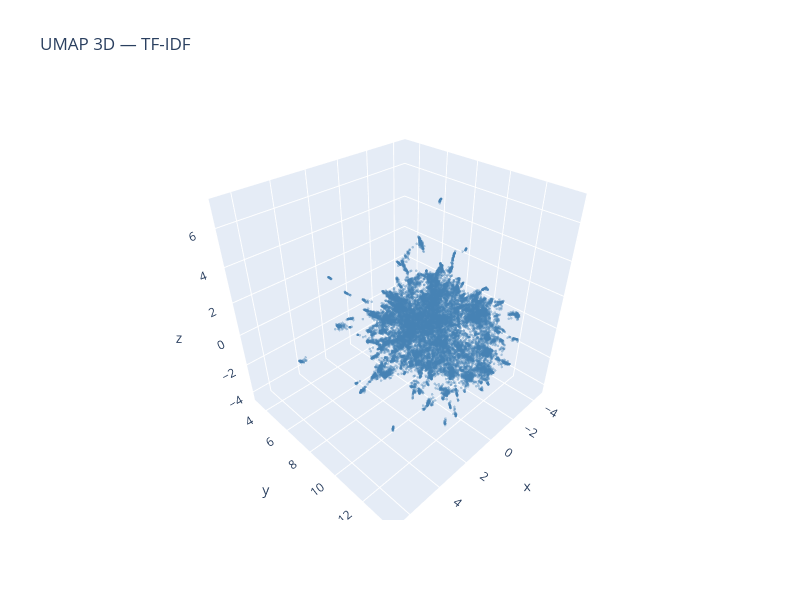
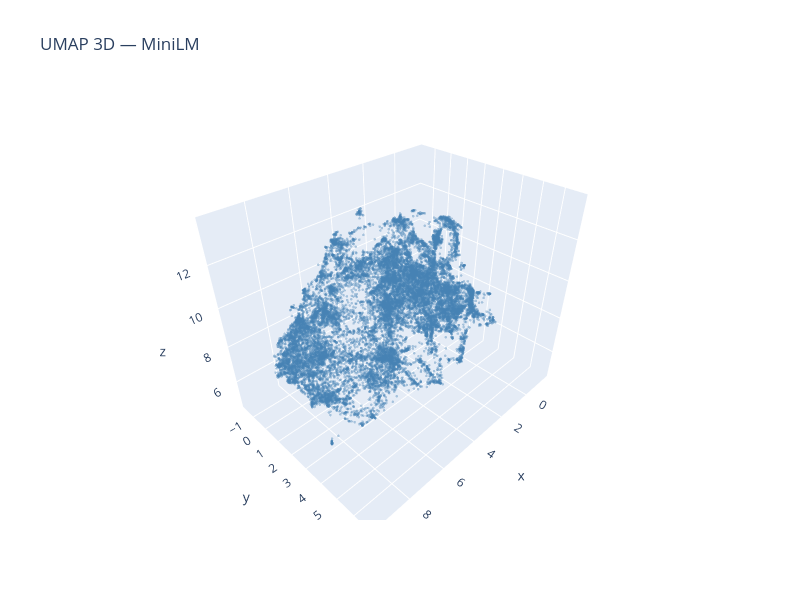
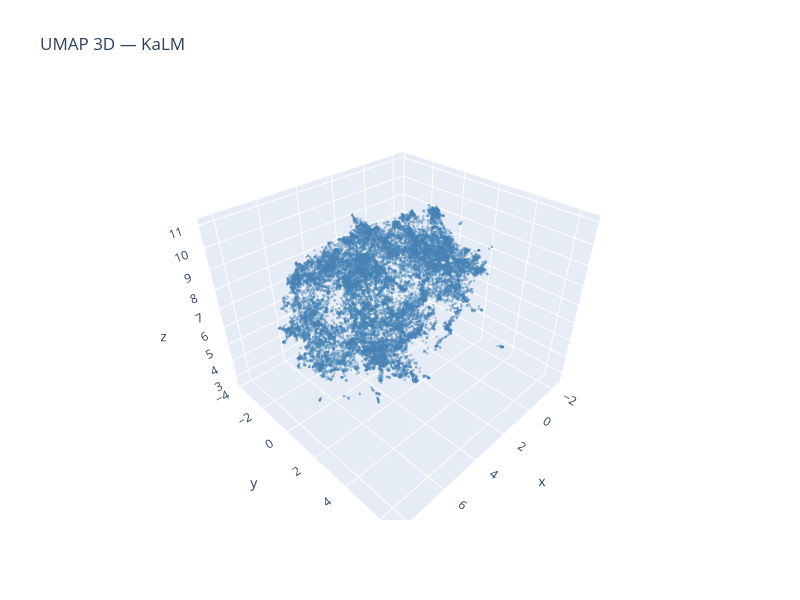

Notebook code cell kept with these figures, in order:
### Code cell
import plotly.graph_objects as go

# Sample 20k points so Plotly doesn't freeze
sample_idx = np.random.RandomState(42).choice(len(df), size=20000, replace=False)

for data, title in [
    (tfidf_umap3, "TF-IDF"),
    (minilm_umap3, "MiniLM"),
    (kalm_umap3, "KaLM"),
]:
    fig = go.Figure(
        data=[
            go.Scatter3d(
                x=data[sample_idx, 0],
                y=data[sample_idx, 1],
                z=data[sample_idx, 2],
                mode="markers",
                marker=dict(size=1.5, opacity=0.4, color="steelblue"),
            )
        ]
    )
    fig.update_layout(
        title=f"UMAP 3D — {title}",
        width=800,
        height=600,
    )
    fig.show()

### Figure 1 — Plotly figure (JSON) as saved in the notebook; plotly's stock layout.template omitted (floating-point values rounded to 4 significant figures; data arrays with more than 128 entries replaced by an {"elided": "..."} marker saying what was removed)
{"data": [{"marker": {"color": "steelblue", "opacity": 0.4, "size": 1.5}, "mode": "markers", "type": "scatter3d", "x": {"elided": "20000 float values"}, "y": {"elided": "20000 float values"}, "z": {"elided": "20000 float values"}}], "layout": {"height": 600, "title": {"text": "UMAP 3D — TF-IDF"}, "width": 800}}

### Figure 2 — Plotly figure (JSON) as saved in the notebook; plotly's stock layout.template omitted (floating-point values rounded to 4 significant figures; data arrays with more than 128 entries replaced by an {"elided": "..."} marker saying what was removed)
{"data": [{"marker": {"color": "steelblue", "opacity": 0.4, "size": 1.5}, "mode": "markers", "type": "scatter3d", "x": {"elided": "20000 float values"}, "y": {"elided": "20000 float values"}, "z": {"elided": "20000 float values"}}], "layout": {"height": 600, "title": {"text": "UMAP 3D — MiniLM"}, "width": 800}}

### Figure 3 — Plotly figure (JSON) as saved in the notebook; plotly's stock layout.template omitted (floating-point values rounded to 4 significant figures; data arrays with more than 128 entries replaced by an {"elided": "..."} marker saying what was removed)
{"data": [{"marker": {"color": "steelblue", "opacity": 0.4, "size": 1.5}, "mode": "markers", "type": "scatter3d", "x": {"elided": "20000 float values"}, "y": {"elided": "20000 float values"}, "z": {"elided": "20000 float values"}}], "layout": {"height": 600, "title": {"text": "UMAP 3D — KaLM"}, "width": 800}}
